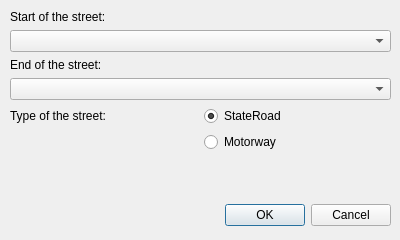
<?xml version="1.0" encoding="UTF-8"?>
<ui version="4.0">
 <class>DialogNewStreet</class>
 <widget class="QDialog" name="DialogNewStreet">
  <property name="geometry">
   <rect>
    <x>0</x>
    <y>0</y>
    <width>400</width>
    <height>240</height>
   </rect>
  </property>
  <property name="windowTitle">
   <string>Add new Street</string>
  </property>
  <widget class="QDialogButtonBox" name="buttonBox">
   <property name="geometry">
    <rect>
     <x>10</x>
     <y>200</y>
     <width>381</width>
     <height>31</height>
    </rect>
   </property>
   <property name="orientation">
    <enum>Qt::Horizontal</enum>
   </property>
   <property name="standardButtons">
    <set>QDialogButtonBox::Cancel|QDialogButtonBox::Ok</set>
   </property>
  </widget>
  <widget class="QWidget" name="gridLayoutWidget">
   <property name="geometry">
    <rect>
     <x>10</x>
     <y>10</y>
     <width>381</width>
     <height>181</height>
    </rect>
   </property>
   <layout class="QGridLayout" name="gridLayout">
    <item row="5" column="1">
     <widget class="QRadioButton" name="rbStateRoad">
      <property name="text">
       <string>StateRoad</string>
      </property>
      <property name="checked">
       <bool>true</bool>
      </property>
     </widget>
    </item>
    <item row="0" column="0" colspan="2">
     <widget class="QLabel" name="lblCityStart">
      <property name="text">
       <string>Start of the street:</string>
      </property>
     </widget>
    </item>
    <item row="3" column="0" colspan="2">
     <widget class="QComboBox" name="cbCity2"/>
    </item>
    <item row="2" column="0" colspan="2">
     <widget class="QLabel" name="lblCityEnd">
      <property name="text">
       <string>End of the street:</string>
      </property>
     </widget>
    </item>
    <item row="5" column="0">
     <widget class="QLabel" name="lblStreetSize">
      <property name="text">
       <string>Type of the street:</string>
      </property>
     </widget>
    </item>
    <item row="1" column="0" colspan="2">
     <widget class="QComboBox" name="cbCity1">
      <property name="editable">
       <bool>false</bool>
      </property>
     </widget>
    </item>
    <item row="6" column="1">
     <widget class="QRadioButton" name="rbMotorway">
      <property name="text">
       <string>Motorway</string>
      </property>
     </widget>
    </item>
    <item row="7" column="0" colspan="2">
     <spacer name="verticalSpacer">
      <property name="orientation">
       <enum>Qt::Vertical</enum>
      </property>
      <property name="sizeHint" stdset="0">
       <size>
        <width>20</width>
        <height>40</height>
       </size>
      </property>
     </spacer>
    </item>
   </layout>
  </widget>
 </widget>
 <resources/>
 <connections>
  <connection>
   <sender>buttonBox</sender>
   <signal>accepted()</signal>
   <receiver>DialogNewStreet</receiver>
   <slot>accept()</slot>
   <hints>
    <hint type="sourcelabel">
     <x>248</x>
     <y>254</y>
    </hint>
    <hint type="destinationlabel">
     <x>157</x>
     <y>274</y>
    </hint>
   </hints>
  </connection>
  <connection>
   <sender>buttonBox</sender>
   <signal>rejected()</signal>
   <receiver>DialogNewStreet</receiver>
   <slot>reject()</slot>
   <hints>
    <hint type="sourcelabel">
     <x>316</x>
     <y>260</y>
    </hint>
    <hint type="destinationlabel">
     <x>286</x>
     <y>274</y>
    </hint>
   </hints>
  </connection>
 </connections>
</ui>
